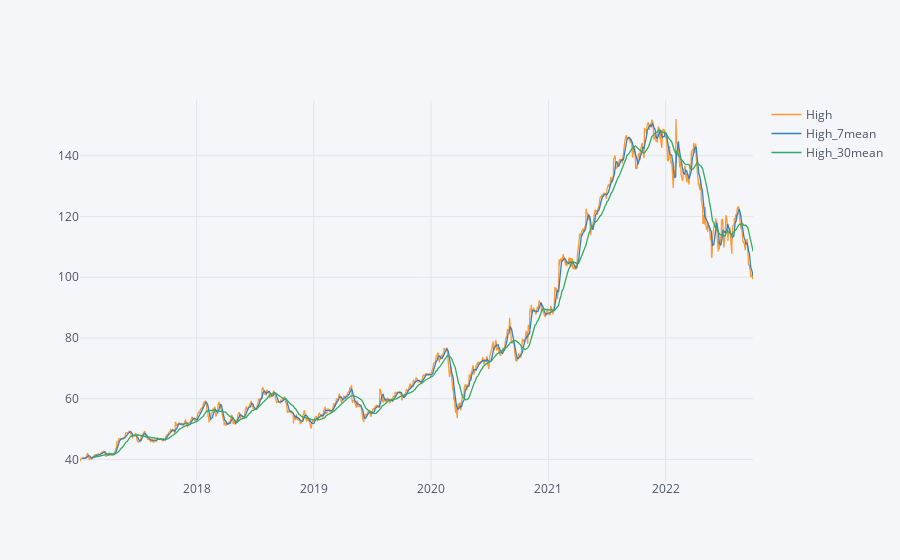

Notebook cell for this chart:
### Markdown cell above
Проводим все те же манипуляции со значениями временного ряда. 

Считаем скользящие средние.
Как видим на графиках ниже, существенно новой информации о данных это нам не дало. Но все также заметно наличие тренда.

### Code cell
Google_df['High_7mean'] = Google_df.High.rolling(7).mean()
Google_df['High_30mean'] = Google_df.High.rolling(30).mean()
Google_df[['High', 'High_7mean', 'High_30mean']].iplot()

### Figure 1 — Plotly figure (JSON) as saved in the notebook; plotly's stock layout.template omitted (floating-point values rounded to 4 significant figures; data arrays with more than 128 entries replaced by an {"elided": "..."} marker saying what was removed)
{"data": [{"line": {"color": "rgba(255, 153, 51, 1.0)", "dash": "solid", "shape": "linear", "width": 1.3}, "mode": "lines", "name": "High", "text": "", "type": "scatter", "x": {"elided": "1447 str values"}, "y": {"elided": "1447 float values"}}, {"line": {"color": "rgba(55, 128, 191, 1.0)", "dash": "solid", "shape": "linear", "width": 1.3}, "mode": "lines", "name": "High_7mean", "text": "", "type": "scatter", "x": {"elided": "1447 str values"}, "y": {"elided": "1447 mixed values"}}, {"line": {"color": "rgba(50, 171, 96, 1.0)", "dash": "solid", "shape": "linear", "width": 1.3}, "mode": "lines", "name": "High_30mean", "text": "", "type": "scatter", "x": {"elided": "1447 str values"}, "y": {"elided": "1447 mixed values"}}], "layout": {"legend": {"bgcolor": "#F5F6F9", "font": {"color": "#4D5663"}}, "paper_bgcolor": "#F5F6F9", "plot_bgcolor": "#F5F6F9", "title": {"font": {"color": "#4D5663"}}, "xaxis": {"gridcolor": "#E1E5ED", "showgrid": true, "tickfont": {"color": "#4D5663"}, "title": {"font": {"color": "#4D5663"}, "text": ""}, "zerolinecolor": "#E1E5ED"}, "yaxis": {"gridcolor": "#E1E5ED", "showgrid": true, "tickfont": {"color": "#4D5663"}, "title": {"font": {"color": "#4D5663"}, "text": ""}, "zerolinecolor": "#E1E5ED"}}}
